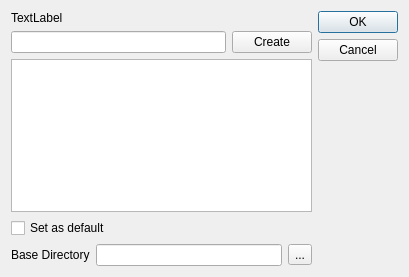
<?xml version="1.0" encoding="UTF-8"?>
<ui version="4.0">
 <class>Dialog</class>
 <widget class="QDialog" name="Dialog">
  <property name="geometry">
   <rect>
    <x>0</x>
    <y>0</y>
    <width>409</width>
    <height>277</height>
   </rect>
  </property>
  <property name="windowTitle">
   <string>Project Selection</string>
  </property>
  <layout class="QHBoxLayout" name="horizontalLayout_3">
   <item>
    <layout class="QVBoxLayout" name="verticalLayout">
     <item>
      <widget class="QLabel" name="infoLabel">
       <property name="text">
        <string>TextLabel</string>
       </property>
       <property name="wordWrap">
        <bool>true</bool>
       </property>
      </widget>
     </item>
     <item>
      <layout class="QHBoxLayout" name="horizontalLayout">
       <item>
        <widget class="QLineEdit" name="newProjectName"/>
       </item>
       <item>
        <widget class="QPushButton" name="createButton">
         <property name="text">
          <string>Create</string>
         </property>
        </widget>
       </item>
      </layout>
     </item>
     <item>
      <widget class="QListWidget" name="projectList"/>
     </item>
     <item>
      <widget class="QCheckBox" name="defaultCheckBox">
       <property name="text">
        <string>Set as default</string>
       </property>
      </widget>
     </item>
     <item>
      <layout class="QHBoxLayout" name="horizontalLayout_2">
       <item>
        <widget class="QLabel" name="label">
         <property name="text">
          <string>Base Directory</string>
         </property>
        </widget>
       </item>
       <item>
        <widget class="QLineEdit" name="baseDirectoryEdit">
         <property name="readOnly">
          <bool>true</bool>
         </property>
        </widget>
       </item>
       <item>
        <widget class="QToolButton" name="changeBaseDirectory">
         <property name="text">
          <string>...</string>
         </property>
         <property name="icon">
          <iconset resource="Experiment.qrc">
           <normaloff>:/openicon/icons/document-open-5.png</normaloff>:/openicon/icons/document-open-5.png</iconset>
         </property>
        </widget>
       </item>
      </layout>
     </item>
    </layout>
   </item>
   <item>
    <widget class="QDialogButtonBox" name="buttonBox">
     <property name="orientation">
      <enum>Qt::Vertical</enum>
     </property>
     <property name="standardButtons">
      <set>QDialogButtonBox::Cancel|QDialogButtonBox::Ok</set>
     </property>
    </widget>
   </item>
  </layout>
 </widget>
 <tabstops>
  <tabstop>newProjectName</tabstop>
  <tabstop>createButton</tabstop>
  <tabstop>projectList</tabstop>
  <tabstop>defaultCheckBox</tabstop>
  <tabstop>baseDirectoryEdit</tabstop>
  <tabstop>buttonBox</tabstop>
 </tabstops>
 <resources>
  <include location="Experiment.qrc"/>
 </resources>
 <connections>
  <connection>
   <sender>buttonBox</sender>
   <signal>accepted()</signal>
   <receiver>Dialog</receiver>
   <slot>accept()</slot>
   <hints>
    <hint type="sourcelabel">
     <x>248</x>
     <y>254</y>
    </hint>
    <hint type="destinationlabel">
     <x>157</x>
     <y>274</y>
    </hint>
   </hints>
  </connection>
  <connection>
   <sender>buttonBox</sender>
   <signal>rejected()</signal>
   <receiver>Dialog</receiver>
   <slot>reject()</slot>
   <hints>
    <hint type="sourcelabel">
     <x>316</x>
     <y>260</y>
    </hint>
    <hint type="destinationlabel">
     <x>286</x>
     <y>274</y>
    </hint>
   </hints>
  </connection>
  <connection>
   <sender>projectList</sender>
   <signal>doubleClicked(QModelIndex)</signal>
   <receiver>Dialog</receiver>
   <slot>accept()</slot>
   <hints>
    <hint type="sourcelabel">
     <x>163</x>
     <y>141</y>
    </hint>
    <hint type="destinationlabel">
     <x>204</x>
     <y>138</y>
    </hint>
   </hints>
  </connection>
 </connections>
</ui>
